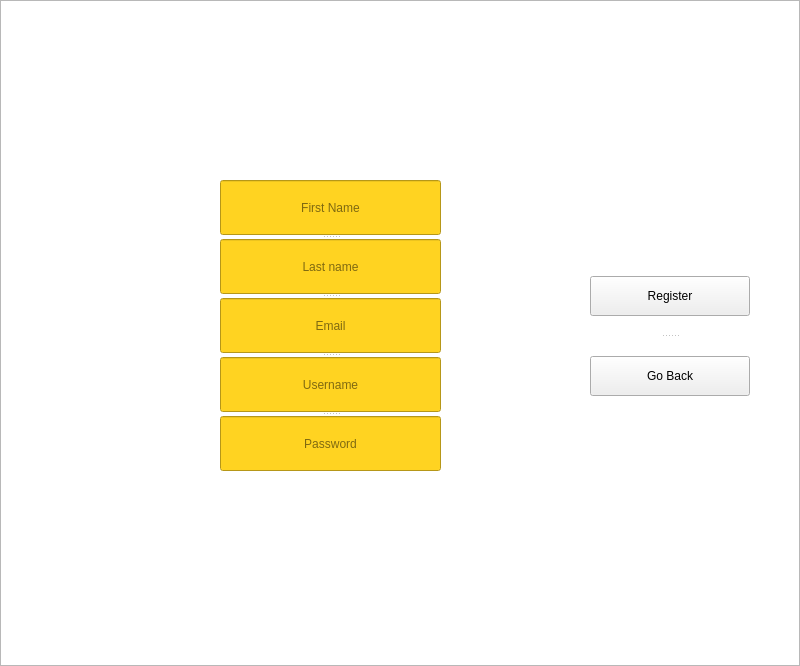
<?xml version="1.0" encoding="UTF-8"?>
<ui version="4.0">
 <class>Logged_in_window</class>
 <widget class="QMainWindow" name="Logged_in_window">
  <property name="geometry">
   <rect>
    <x>0</x>
    <y>0</y>
    <width>800</width>
    <height>666</height>
   </rect>
  </property>
  <property name="windowTitle">
   <string>NoteLY - The Web Server Based Online Notebook</string>
  </property>
  <widget class="QWidget" name="centralwidget">
   <widget class="QStackedWidget" name="stackedWidget">
    <property name="geometry">
     <rect>
      <x>0</x>
      <y>0</y>
      <width>800</width>
      <height>666</height>
     </rect>
    </property>
    <property name="currentIndex">
     <number>0</number>
    </property>
    <widget class="QWidget" name="signup_page">
     <widget class="QGraphicsView" name="graphicsView">
      <property name="geometry">
       <rect>
        <x>0</x>
        <y>0</y>
        <width>800</width>
        <height>666</height>
       </rect>
      </property>
      <property name="styleSheet">
       <string notr="true">background-image: url(:/newPrefix/backgnd.jpeg);</string>
      </property>
     </widget>
     <widget class="QSplitter" name="splitter">
      <property name="geometry">
       <rect>
        <x>590</x>
        <y>276</y>
        <width>160</width>
        <height>120</height>
       </rect>
      </property>
      <property name="orientation">
       <enum>Qt::Vertical</enum>
      </property>
      <property name="handleWidth">
       <number>40</number>
      </property>
      <widget class="QPushButton" name="sign_up_btn">
       <property name="text">
        <string>Register</string>
       </property>
      </widget>
      <widget class="QPushButton" name="back_btn">
       <property name="text">
        <string>Go Back</string>
       </property>
      </widget>
     </widget>
     <widget class="QSplitter" name="splitter_2">
      <property name="geometry">
       <rect>
        <x>220</x>
        <y>180</y>
        <width>221</width>
        <height>291</height>
       </rect>
      </property>
      <property name="orientation">
       <enum>Qt::Vertical</enum>
      </property>
      <property name="handleWidth">
       <number>20</number>
      </property>
      <widget class="QSplitter" name="splitter_3">
       <property name="orientation">
        <enum>Qt::Vertical</enum>
       </property>
       <widget class="QLineEdit" name="line_first_name">
        <property name="styleSheet">
         <string notr="true">background-color: rgb(255, 211, 33);
alternate-background-color: rgb(255, 211, 33);</string>
        </property>
        <property name="alignment">
         <set>Qt::AlignCenter</set>
        </property>
        <property name="placeholderText">
         <string>First Name</string>
        </property>
       </widget>
       <widget class="QLineEdit" name="line_last_name">
        <property name="styleSheet">
         <string notr="true">background-color: rgb(255, 211, 33);
alternate-background-color: rgb(255, 211, 33);</string>
        </property>
        <property name="alignment">
         <set>Qt::AlignCenter</set>
        </property>
        <property name="placeholderText">
         <string>Last name</string>
        </property>
       </widget>
       <widget class="QLineEdit" name="line_email">
        <property name="styleSheet">
         <string notr="true">background-color: rgb(255, 211, 33);
alternate-background-color: rgb(255, 211, 33);</string>
        </property>
        <property name="alignment">
         <set>Qt::AlignCenter</set>
        </property>
        <property name="placeholderText">
         <string>Email</string>
        </property>
       </widget>
       <widget class="QLineEdit" name="line_user">
        <property name="styleSheet">
         <string notr="true">background-color: rgb(255, 211, 33);
alternate-background-color: rgb(255, 211, 33);</string>
        </property>
        <property name="alignment">
         <set>Qt::AlignCenter</set>
        </property>
        <property name="placeholderText">
         <string>Username</string>
        </property>
       </widget>
       <widget class="QLineEdit" name="line_pass">
        <property name="styleSheet">
         <string notr="true">background-color: rgb(255, 211, 33);
alternate-background-color: rgb(255, 211, 33);</string>
        </property>
        <property name="echoMode">
         <enum>QLineEdit::Password</enum>
        </property>
        <property name="alignment">
         <set>Qt::AlignCenter</set>
        </property>
        <property name="placeholderText">
         <string>Password</string>
        </property>
       </widget>
      </widget>
     </widget>
    </widget>
    <widget class="QWidget" name="login_page">
     <widget class="QSplitter" name="splitter_4">
      <property name="geometry">
       <rect>
        <x>220</x>
        <y>238</y>
        <width>220</width>
        <height>190</height>
       </rect>
      </property>
      <property name="orientation">
       <enum>Qt::Vertical</enum>
      </property>
      <property name="handleWidth">
       <number>6</number>
      </property>
      <widget class="QSplitter" name="splitter_5">
       <property name="orientation">
        <enum>Qt::Vertical</enum>
       </property>
       <property name="handleWidth">
        <number>40</number>
       </property>
       <widget class="QLineEdit" name="line_user_2">
        <property name="styleSheet">
         <string notr="true">background-color: rgb(255, 211, 33);
alternate-background-color: rgb(255, 211, 33);</string>
        </property>
        <property name="alignment">
         <set>Qt::AlignCenter</set>
        </property>
        <property name="placeholderText">
         <string>Username</string>
        </property>
       </widget>
       <widget class="QLineEdit" name="line_pass_2">
        <property name="styleSheet">
         <string notr="true">background-color: rgb(255, 211, 33);
alternate-background-color: rgb(255, 211, 33);</string>
        </property>
        <property name="echoMode">
         <enum>QLineEdit::Password</enum>
        </property>
        <property name="alignment">
         <set>Qt::AlignCenter</set>
        </property>
        <property name="placeholderText">
         <string>Password</string>
        </property>
       </widget>
      </widget>
     </widget>
     <widget class="QSplitter" name="splitter_6">
      <property name="geometry">
       <rect>
        <x>590</x>
        <y>276</y>
        <width>160</width>
        <height>120</height>
       </rect>
      </property>
      <property name="orientation">
       <enum>Qt::Vertical</enum>
      </property>
      <property name="handleWidth">
       <number>40</number>
      </property>
      <widget class="QPushButton" name="log_in_btn">
       <property name="text">
        <string>Login</string>
       </property>
      </widget>
      <widget class="QPushButton" name="back_btn_2">
       <property name="text">
        <string>Go Back</string>
       </property>
      </widget>
     </widget>
     <widget class="QGraphicsView" name="graphicsView_2">
      <property name="geometry">
       <rect>
        <x>0</x>
        <y>0</y>
        <width>800</width>
        <height>666</height>
       </rect>
      </property>
      <property name="styleSheet">
       <string notr="true">background-image: url(:/newPrefix/backgnd.jpeg);</string>
      </property>
     </widget>
     <zorder>graphicsView_2</zorder>
     <zorder>splitter_6</zorder>
     <zorder>splitter_4</zorder>
    </widget>
    <widget class="QWidget" name="main_menu_page">
     <widget class="QGraphicsView" name="graphicsView_3">
      <property name="geometry">
       <rect>
        <x>0</x>
        <y>0</y>
        <width>800</width>
        <height>666</height>
       </rect>
      </property>
      <property name="styleSheet">
       <string notr="true">background-image: url(:/newPrefix/backgnd.jpeg);</string>
      </property>
     </widget>
     <widget class="QSplitter" name="splitter_7">
      <property name="geometry">
       <rect>
        <x>576</x>
        <y>183</y>
        <width>160</width>
        <height>300</height>
       </rect>
      </property>
      <property name="orientation">
       <enum>Qt::Vertical</enum>
      </property>
      <property name="handleWidth">
       <number>20</number>
      </property>
      <widget class="QPushButton" name="new_note_btn">
       <property name="text">
        <string>Make a new note</string>
       </property>
      </widget>
      <widget class="QPushButton" name="new_cat_btn">
       <property name="text">
        <string>Make a new category</string>
       </property>
      </widget>
      <widget class="QPushButton" name="list_cat_btn">
       <property name="text">
        <string>See all categories</string>
       </property>
      </widget>
      <widget class="QPushButton" name="gen_cat_btn">
       <property name="text">
        <string>Uncategorized notes</string>
       </property>
      </widget>
      <widget class="QPushButton" name="log_out_btn">
       <property name="text">
        <string>Logout</string>
       </property>
      </widget>
     </widget>
    </widget>
    <widget class="QWidget" name="new_note_page">
     <widget class="QGraphicsView" name="graphicsView_4">
      <property name="geometry">
       <rect>
        <x>0</x>
        <y>0</y>
        <width>800</width>
        <height>666</height>
       </rect>
      </property>
      <property name="styleSheet">
       <string notr="true">background-image: url(:/newPrefix/backgnd.jpeg);</string>
      </property>
     </widget>
     <widget class="QSplitter" name="splitter_8">
      <property name="geometry">
       <rect>
        <x>540</x>
        <y>120</y>
        <width>221</width>
        <height>401</height>
       </rect>
      </property>
      <property name="orientation">
       <enum>Qt::Vertical</enum>
      </property>
      <property name="handleWidth">
       <number>40</number>
      </property>
      <widget class="QLabel" name="cat_note_lbl">
       <property name="text">
        <string>Category:</string>
       </property>
      </widget>
      <widget class="QDateTimeEdit" name="reminder_dt"/>
      <widget class="QCheckBox" name="reminder_chkbx">
       <property name="text">
        <string>Reminder</string>
       </property>
      </widget>
      <widget class="QPushButton" name="save_note_btn">
       <property name="text">
        <string>Save Note</string>
       </property>
      </widget>
      <widget class="QPushButton" name="discard_note_btn">
       <property name="text">
        <string>Discard Note</string>
       </property>
      </widget>
     </widget>
     <widget class="QLineEdit" name="line_note_name">
      <property name="geometry">
       <rect>
        <x>200</x>
        <y>110</y>
        <width>251</width>
        <height>51</height>
       </rect>
      </property>
      <property name="focusPolicy">
       <enum>Qt::StrongFocus</enum>
      </property>
      <property name="styleSheet">
       <string notr="true">background-color: rgb(255, 211, 33);
alternate-background-color: rgb(255, 211, 33);</string>
      </property>
      <property name="inputMask">
       <string/>
      </property>
      <property name="echoMode">
       <enum>QLineEdit::Normal</enum>
      </property>
      <property name="alignment">
       <set>Qt::AlignCenter</set>
      </property>
      <property name="placeholderText">
       <string>Note name</string>
      </property>
     </widget>
     <widget class="QTextEdit" name="note_data_txt">
      <property name="geometry">
       <rect>
        <x>200</x>
        <y>170</y>
        <width>251</width>
        <height>381</height>
       </rect>
      </property>
      <property name="font">
       <font>
        <family>URW Chancery L</family>
        <pointsize>16</pointsize>
        <weight>75</weight>
        <italic>true</italic>
        <bold>true</bold>
       </font>
      </property>
      <property name="styleSheet">
       <string notr="true">background-color: rgb(255, 211, 33, 0);
border-color: rgb(255, 255, 255);
border-color: rgb(255, 0, 0);
alternate-background-color: rgb(255, 211, 33, 0);
border-top-color: rgb(255, 0, 0);
gridline-color: rgb(255, 0, 0);
</string>
      </property>
      <property name="frameShape">
       <enum>QFrame::NoFrame</enum>
      </property>
      <property name="html">
       <string>&lt;!DOCTYPE HTML PUBLIC &quot;-//W3C//DTD HTML 4.0//EN&quot; &quot;http://www.w3.org/TR/REC-html40/strict.dtd&quot;&gt;
&lt;html&gt;&lt;head&gt;&lt;meta name=&quot;qrichtext&quot; content=&quot;1&quot; /&gt;&lt;style type=&quot;text/css&quot;&gt;
p, li { white-space: pre-wrap; }
&lt;/style&gt;&lt;/head&gt;&lt;body style=&quot; font-family:'URW Chancery L'; font-size:16pt; font-weight:600; font-style:italic;&quot;&gt;
&lt;p style=&quot;-qt-paragraph-type:empty; margin-top:0px; margin-bottom:0px; margin-left:0px; margin-right:0px; -qt-block-indent:0; text-indent:0px;&quot;&gt;&lt;br /&gt;&lt;/p&gt;&lt;/body&gt;&lt;/html&gt;</string>
      </property>
     </widget>
    </widget>
    <widget class="QWidget" name="update_note_page">
     <widget class="QSplitter" name="splitter_11">
      <property name="geometry">
       <rect>
        <x>540</x>
        <y>120</y>
        <width>221</width>
        <height>401</height>
       </rect>
      </property>
      <property name="orientation">
       <enum>Qt::Vertical</enum>
      </property>
      <property name="handleWidth">
       <number>40</number>
      </property>
      <widget class="QLabel" name="cat_note_lbl_2">
       <property name="text">
        <string>Category:</string>
       </property>
      </widget>
      <widget class="QDateTimeEdit" name="reminder_dt_2"/>
      <widget class="QCheckBox" name="reminder_chkbx_2">
       <property name="text">
        <string>Reminder</string>
       </property>
      </widget>
      <widget class="QPushButton" name="updat_note_btn">
       <property name="text">
        <string>Update Note</string>
       </property>
      </widget>
      <widget class="QPushButton" name="delete_note_btn">
       <property name="text">
        <string>Delete Note</string>
       </property>
      </widget>
      <widget class="QPushButton" name="go_back_btn_3">
       <property name="text">
        <string>Go Back</string>
       </property>
      </widget>
     </widget>
     <widget class="QGraphicsView" name="graphicsView_7">
      <property name="geometry">
       <rect>
        <x>0</x>
        <y>0</y>
        <width>800</width>
        <height>666</height>
       </rect>
      </property>
      <property name="styleSheet">
       <string notr="true">background-image: url(:/newPrefix/backgnd.jpeg);</string>
      </property>
     </widget>
     <widget class="QLineEdit" name="line_note_name_2">
      <property name="geometry">
       <rect>
        <x>200</x>
        <y>110</y>
        <width>251</width>
        <height>51</height>
       </rect>
      </property>
      <property name="focusPolicy">
       <enum>Qt::StrongFocus</enum>
      </property>
      <property name="styleSheet">
       <string notr="true">background-color: rgb(255, 211, 33);
alternate-background-color: rgb(255, 211, 33);</string>
      </property>
      <property name="echoMode">
       <enum>QLineEdit::Normal</enum>
      </property>
      <property name="alignment">
       <set>Qt::AlignCenter</set>
      </property>
      <property name="placeholderText">
       <string>Note name</string>
      </property>
     </widget>
     <widget class="QTextEdit" name="note_data_txt_2">
      <property name="geometry">
       <rect>
        <x>200</x>
        <y>170</y>
        <width>251</width>
        <height>381</height>
       </rect>
      </property>
      <property name="font">
       <font>
        <family>URW Chancery L</family>
        <pointsize>16</pointsize>
        <weight>75</weight>
        <italic>true</italic>
        <bold>true</bold>
       </font>
      </property>
      <property name="styleSheet">
       <string notr="true">background-color: rgb(255, 211, 33, 0);
border-color: rgb(255, 255, 255);
border-color: rgb(255, 0, 0);
alternate-background-color: rgb(255, 211, 33, 0);
border-top-color: rgb(255, 0, 0);
gridline-color: rgb(255, 0, 0);
</string>
      </property>
      <property name="frameShape">
       <enum>QFrame::NoFrame</enum>
      </property>
      <property name="html">
       <string>&lt;!DOCTYPE HTML PUBLIC &quot;-//W3C//DTD HTML 4.0//EN&quot; &quot;http://www.w3.org/TR/REC-html40/strict.dtd&quot;&gt;
&lt;html&gt;&lt;head&gt;&lt;meta name=&quot;qrichtext&quot; content=&quot;1&quot; /&gt;&lt;style type=&quot;text/css&quot;&gt;
p, li { white-space: pre-wrap; }
&lt;/style&gt;&lt;/head&gt;&lt;body style=&quot; font-family:'URW Chancery L'; font-size:16pt; font-weight:600; font-style:italic;&quot;&gt;
&lt;p style=&quot;-qt-paragraph-type:empty; margin-top:0px; margin-bottom:0px; margin-left:0px; margin-right:0px; -qt-block-indent:0; text-indent:0px;&quot;&gt;&lt;br /&gt;&lt;/p&gt;&lt;/body&gt;&lt;/html&gt;</string>
      </property>
     </widget>
     <zorder>graphicsView_7</zorder>
     <zorder>splitter_11</zorder>
     <zorder>line_note_name_2</zorder>
     <zorder>note_data_txt_2</zorder>
    </widget>
    <widget class="QWidget" name="new_cat_page">
     <widget class="QLineEdit" name="new_cat_txt">
      <property name="geometry">
       <rect>
        <x>200</x>
        <y>318</y>
        <width>251</width>
        <height>50</height>
       </rect>
      </property>
      <property name="styleSheet">
       <string notr="true">background-color: rgb(255, 211, 33);
alternate-background-color: rgb(255, 211, 33);</string>
      </property>
      <property name="echoMode">
       <enum>QLineEdit::Normal</enum>
      </property>
      <property name="alignment">
       <set>Qt::AlignCenter</set>
      </property>
      <property name="placeholderText">
       <string>New Category Name</string>
      </property>
     </widget>
     <widget class="QGraphicsView" name="graphicsView_5">
      <property name="geometry">
       <rect>
        <x>0</x>
        <y>0</y>
        <width>800</width>
        <height>666</height>
       </rect>
      </property>
      <property name="styleSheet">
       <string notr="true">background-image: url(:/newPrefix/backgnd.jpeg);</string>
      </property>
     </widget>
     <widget class="QSplitter" name="splitter_9">
      <property name="geometry">
       <rect>
        <x>550</x>
        <y>250</y>
        <width>221</width>
        <height>166</height>
       </rect>
      </property>
      <property name="orientation">
       <enum>Qt::Vertical</enum>
      </property>
      <property name="handleWidth">
       <number>50</number>
      </property>
      <widget class="QPushButton" name="add_cat_btn">
       <property name="text">
        <string>Add Category</string>
       </property>
      </widget>
      <widget class="QPushButton" name="go_bck_btn">
       <property name="text">
        <string>Go Back</string>
       </property>
      </widget>
     </widget>
     <zorder>graphicsView_5</zorder>
     <zorder>splitter_9</zorder>
     <zorder>new_cat_txt</zorder>
     <zorder>discard_note_btn_3</zorder>
     <zorder>save_note_btn_3</zorder>
     <zorder>note_data_txt</zorder>
    </widget>
    <widget class="QWidget" name="list_note_cat_page">
     <widget class="QGraphicsView" name="graphicsView_6">
      <property name="geometry">
       <rect>
        <x>0</x>
        <y>0</y>
        <width>800</width>
        <height>666</height>
       </rect>
      </property>
      <property name="styleSheet">
       <string notr="true">background-image: url(:/newPrefix/backgnd.jpeg);</string>
      </property>
     </widget>
     <widget class="QScrollArea" name="scrollArea">
      <property name="geometry">
       <rect>
        <x>190</x>
        <y>110</y>
        <width>281</width>
        <height>451</height>
       </rect>
      </property>
      <property name="styleSheet">
       <string notr="true">background-color: rgb(255, 220, 44);</string>
      </property>
      <property name="widgetResizable">
       <bool>true</bool>
      </property>
      <widget class="QWidget" name="scrollAreaWidgetContents">
       <property name="geometry">
        <rect>
         <x>0</x>
         <y>0</y>
         <width>279</width>
         <height>449</height>
        </rect>
       </property>
      </widget>
     </widget>
     <widget class="QSplitter" name="splitter_10">
      <property name="geometry">
       <rect>
        <x>576</x>
        <y>220</y>
        <width>141</width>
        <height>226</height>
       </rect>
      </property>
      <property name="orientation">
       <enum>Qt::Vertical</enum>
      </property>
      <property name="handleWidth">
       <number>40</number>
      </property>
      <widget class="QLabel" name="cat_name_lbl">
       <property name="text">
        <string>Categoty</string>
       </property>
       <property name="alignment">
        <set>Qt::AlignCenter</set>
       </property>
      </widget>
      <widget class="QPushButton" name="new_note_cat_btn">
       <property name="text">
        <string>New Note</string>
       </property>
      </widget>
      <widget class="QPushButton" name="go_back_btn_2">
       <property name="text">
        <string>Go Back</string>
       </property>
      </widget>
     </widget>
    </widget>
    <widget class="QWidget" name="list_all_cat_page">
     <widget class="QSplitter" name="splitter_12">
      <property name="geometry">
       <rect>
        <x>576</x>
        <y>245</y>
        <width>141</width>
        <height>176</height>
       </rect>
      </property>
      <property name="orientation">
       <enum>Qt::Vertical</enum>
      </property>
      <property name="handleWidth">
       <number>40</number>
      </property>
      <widget class="QPushButton" name="delete_cat_btn">
       <property name="text">
        <string>Delete Category(s)</string>
       </property>
      </widget>
      <widget class="QPushButton" name="go_back_btn_4">
       <property name="text">
        <string>Go Back</string>
       </property>
      </widget>
     </widget>
     <widget class="QGraphicsView" name="graphicsView_8">
      <property name="geometry">
       <rect>
        <x>0</x>
        <y>0</y>
        <width>800</width>
        <height>666</height>
       </rect>
      </property>
      <property name="styleSheet">
       <string notr="true">background-image: url(:/newPrefix/backgnd.jpeg);</string>
      </property>
     </widget>
     <widget class="QScrollArea" name="scrollArea_2">
      <property name="geometry">
       <rect>
        <x>190</x>
        <y>110</y>
        <width>281</width>
        <height>451</height>
       </rect>
      </property>
      <property name="styleSheet">
       <string notr="true">background-color: rgb(255, 220, 44);</string>
      </property>
      <property name="widgetResizable">
       <bool>true</bool>
      </property>
      <widget class="QWidget" name="scrollAreaWidgetContents_2">
       <property name="geometry">
        <rect>
         <x>0</x>
         <y>0</y>
         <width>279</width>
         <height>449</height>
        </rect>
       </property>
       <zorder>splitter_12</zorder>
      </widget>
     </widget>
     <zorder>graphicsView_8</zorder>
     <zorder>splitter_12</zorder>
     <zorder>scrollArea_2</zorder>
    </widget>
   </widget>
  </widget>
 </widget>
 <tabstops>
  <tabstop>graphicsView_3</tabstop>
  <tabstop>graphicsView_4</tabstop>
  <tabstop>graphicsView_7</tabstop>
  <tabstop>graphicsView_5</tabstop>
  <tabstop>graphicsView_6</tabstop>
  <tabstop>graphicsView_8</tabstop>
  <tabstop>graphicsView</tabstop>
  <tabstop>graphicsView_2</tabstop>
  <tabstop>reminder_chkbx</tabstop>
  <tabstop>save_note_btn</tabstop>
  <tabstop>discard_note_btn</tabstop>
  <tabstop>line_note_name_2</tabstop>
  <tabstop>note_data_txt_2</tabstop>
  <tabstop>reminder_dt_2</tabstop>
  <tabstop>reminder_chkbx_2</tabstop>
  <tabstop>updat_note_btn</tabstop>
  <tabstop>delete_note_btn</tabstop>
  <tabstop>go_back_btn_3</tabstop>
  <tabstop>new_cat_txt</tabstop>
  <tabstop>add_cat_btn</tabstop>
  <tabstop>go_bck_btn</tabstop>
  <tabstop>scrollArea</tabstop>
  <tabstop>new_note_cat_btn</tabstop>
  <tabstop>go_back_btn_2</tabstop>
  <tabstop>scrollArea_2</tabstop>
  <tabstop>delete_cat_btn</tabstop>
  <tabstop>go_back_btn_4</tabstop>
  <tabstop>line_first_name</tabstop>
  <tabstop>line_last_name</tabstop>
  <tabstop>line_email</tabstop>
  <tabstop>line_user</tabstop>
  <tabstop>line_pass</tabstop>
  <tabstop>sign_up_btn</tabstop>
  <tabstop>back_btn</tabstop>
  <tabstop>line_user_2</tabstop>
  <tabstop>line_pass_2</tabstop>
  <tabstop>log_in_btn</tabstop>
  <tabstop>back_btn_2</tabstop>
  <tabstop>list_cat_btn</tabstop>
  <tabstop>reminder_dt</tabstop>
  <tabstop>line_note_name</tabstop>
  <tabstop>new_note_btn</tabstop>
  <tabstop>note_data_txt</tabstop>
  <tabstop>gen_cat_btn</tabstop>
  <tabstop>graphicsView_9</tabstop>
  <tabstop>sign_up_btn_2</tabstop>
  <tabstop>back_btn_3</tabstop>
  <tabstop>line_first_name_2</tabstop>
  <tabstop>line_last_name_2</tabstop>
  <tabstop>line_email_2</tabstop>
  <tabstop>line_user_3</tabstop>
  <tabstop>line_pass_3</tabstop>
  <tabstop>line_user_4</tabstop>
  <tabstop>line_pass_4</tabstop>
  <tabstop>log_in_btn_2</tabstop>
  <tabstop>back_btn_4</tabstop>
  <tabstop>graphicsView_10</tabstop>
  <tabstop>graphicsView_11</tabstop>
  <tabstop>new_note_btn_2</tabstop>
  <tabstop>new_cat_btn_2</tabstop>
  <tabstop>list_cat_btn_2</tabstop>
  <tabstop>gen_cat_btn_2</tabstop>
  <tabstop>log_out_btn_2</tabstop>
  <tabstop>graphicsView_12</tabstop>
  <tabstop>note_data_txt_3</tabstop>
  <tabstop>reminder_dt_3</tabstop>
  <tabstop>reminder_chkbx_3</tabstop>
  <tabstop>save_note_btn_2</tabstop>
  <tabstop>discard_note_btn_2</tabstop>
  <tabstop>line_note_name_3</tabstop>
  <tabstop>reminder_dt_4</tabstop>
  <tabstop>reminder_chkbx_4</tabstop>
  <tabstop>updat_note_btn_2</tabstop>
  <tabstop>delete_note_btn_2</tabstop>
  <tabstop>go_back_btn_5</tabstop>
  <tabstop>note_data_txt_4</tabstop>
  <tabstop>graphicsView_13</tabstop>
  <tabstop>line_note_name_4</tabstop>
  <tabstop>new_cat_txt_2</tabstop>
  <tabstop>graphicsView_14</tabstop>
  <tabstop>add_cat_btn_2</tabstop>
  <tabstop>go_bck_btn_2</tabstop>
  <tabstop>graphicsView_15</tabstop>
  <tabstop>scrollArea_3</tabstop>
  <tabstop>new_note_cat_btn_2</tabstop>
  <tabstop>go_back_btn_6</tabstop>
  <tabstop>delete_cat_btn_2</tabstop>
  <tabstop>go_back_btn_7</tabstop>
  <tabstop>graphicsView_16</tabstop>
  <tabstop>scrollArea_4</tabstop>
  <tabstop>log_out_btn</tabstop>
  <tabstop>new_cat_btn</tabstop>
 </tabstops>
 <resources>
  <include location="../resources/rsc1.qrc"/>
 </resources>
 <connections/>
</ui>
